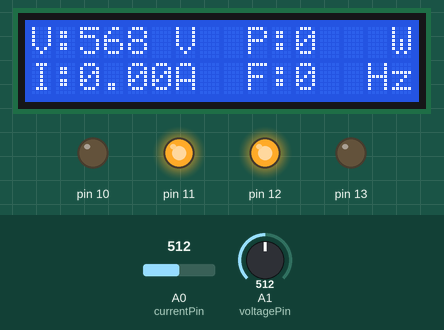
The sketch below on a simulated Arduino Uno, built with avr-gcc and run on an emulated ATmega328P. On the bench: 16×2 character LCD, output pins drawn as LEDs (lit = HIGH). The inputs (shaded band) are chosen by the test bench; at power-on: A1 (voltagePin) = 512, A0 (currentPin) = 512. The modem accepts every AT command (registered, SIM ready, sends succeed) and sends nothing else; what the sketch prints to the serial monitor is not drawn.

Above: at 13.0 s.
At 26.6 s:
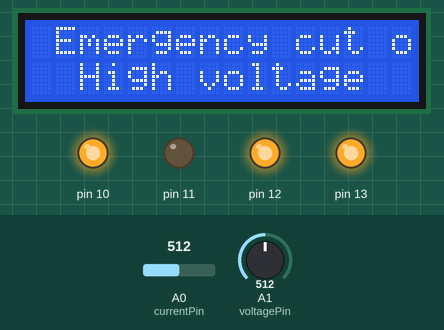
26.7 s: A1 (voltagePin) set to 290
36.0 s: A1 (voltagePin) set to 257
At 43.6 s:
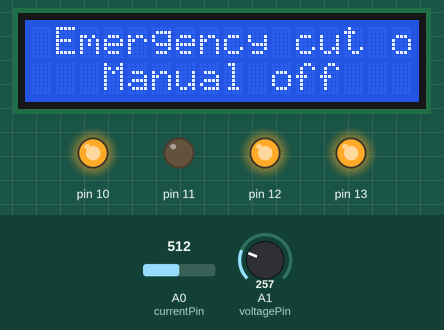
53.8 s: A0 (currentPin) set to 836
71.3 s: A0 (currentPin) set to 860
At 79.0 s:
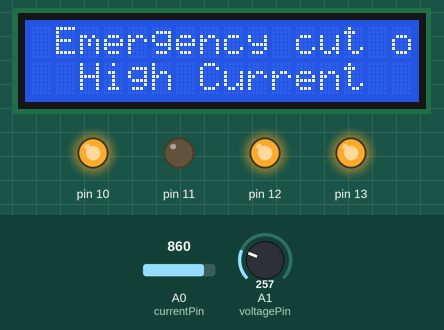
Timing chart, 0 to 89.4 s (numbered marks = the images above; inputs shaded):
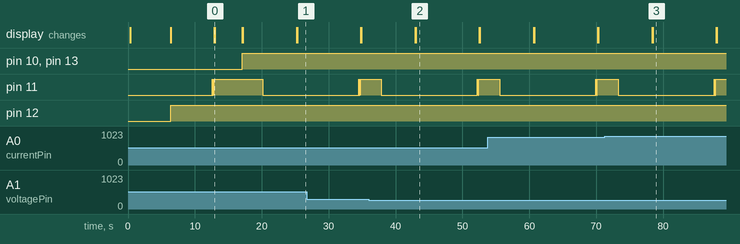

Measured:
- the behaviour switches between 272 and 271 on A1 (voltagePin) (found by bisection; images 1 and 2)
- the behaviour switches between 852 and 853 on A0 (currentPin) (found by bisection; images 2 and 3)
- after the input at 36.0 s, the display: first differs from a run without the input after 7.0 s (image 2)
- after the input at 71.3 s, the display: first differs from a run without the input after 7.1 s (image 3)
- what the display in image 0 shows lasts 4.1 s, from 13.0 s to 17.1 s
- what the display in image 2 shows lasts 9.5 s, from 43.0 s to 52.5 s

The sketch:

measureVI.ino
```cpp
//================================================================================ library setup and initialization
#include "math.h"
#include <EEPROM.h>
#include <LiquidCrystal.h>
#include <SoftwareSerial.h>
SoftwareSerial espSerial =  SoftwareSerial(2,3);      // arduino RX pin=2  arduino TX pin=3    connect the arduino RX pin to esp8266 module TX pin   -  connect the arduino TX pin to esp8266 module RX pin
LiquidCrystal lcd(9, 8, 7, 6, 5, 4);                  // initialize the library with the numbers of the interface pins

//================================================================================ variable declaration
String apiKey = "36AP3UC6IHTEIV6R";                   // replace with your channel's thingspeak WRITE API key
String ssid="Connectify-yog";                                 // Wifi network SSID
String password ="123456780";                          // Wifi network password
boolean DEBUG=true;
int i;
int refreshNum = 0;
int cutoffNum = 0;
const float voltagePin = A1;
const float currentPin = A0;
float voltageCalb = 1;
float currentCalb = 18.9;
float powCalb = 0.92;
float Ioffset;
float unitconst = 3600000;
float InsVoltage ;
float InsCurrent = 0 ;
int rmsVoltage ;
float rmsCurrent ;
int realPower;
float pf;
float units = 0;
float cost = 0;
float rate = 7;
int startTime;
int endTime;
int frequency;

//======================================================================== EEPROM
void EEPROM_writeDouble(int ee, double value)
{
   byte* p = (byte*)(void*)&value;
   for (int i = 0; i < sizeof(value); i++)
       EEPROM.write(ee++, *p++);
}

double EEPROM_readDouble(int ee)
{
   double value = 0.0;
   byte* p = (byte*)(void*)&value;
   for (int i = 0; i < sizeof(value); i++)
       *p++ = EEPROM.read(ee++);
   return value;
}
//======================================================================== showResponce
void showResponse(int waitTime){
    long t=millis();
    char c;
    while (t+waitTime>millis()){
      if (espSerial.available()){
        c=espSerial.read();
        if (DEBUG) Serial.print(c);
      }
    }

}
//======================================================================== thinSpeakRead
void thingSpeakRead(){

  String cmd = "AT+CIPSTART=\"TCP\",\"";                  // TCP connection
  cmd += "184.106.153.149";                               // api.thingspeak.com
  cmd += "\",80";
  espSerial.println(cmd);
  if (DEBUG) Serial.println(cmd);
  if(espSerial.find("Error")){
    if (DEBUG) Serial.println("AT+CIPSTART error");
    return false;
  }
  String talkBackCommand;
  char charIn;
  String talkBackURL =  "GET /channels/385007/fields/8/last?api_key=AHMMG7YLXARHC1UB&results=2\r\n" ;

  cmd = "AT+CIPSEND=";
  cmd += String(talkBackURL.length());
  espSerial.println(cmd);
  if (DEBUG)  Serial.println(cmd);
  delay(100);
  if(1){
    espSerial.print(talkBackURL);
    if (DEBUG)  Serial.print(talkBackURL);

  }
  else{
    espSerial.println("AT+CIPCLOSE");
    if (DEBUG)   Serial.println("AT+CIPCLOSE");

  }
    delay(3000);

   while (espSerial.available()) {
    charIn = (char)espSerial.read();
    talkBackCommand += charIn;
  }

  Serial.print(talkBackCommand[53]);
  Serial.print(talkBackCommand[54]);
  Serial.print(talkBackCommand[55]);

  Serial.print(talkBackCommand[56]);
  Serial.print(talkBackCommand[57]);
  Serial.print(talkBackCommand[58]);
  Serial.print(talkBackCommand[59]);
  Serial.print(talkBackCommand[60]);
  Serial.print(talkBackCommand[61]);
   Serial.print(talkBackCommand[64]);
  Serial.print(talkBackCommand[65]);

  if(talkBackCommand[60] != '0' && talkBackCommand[59]=='0'&& talkBackCommand[58]==':'){
        cutoffNum = 1;
      }
  else if(talkBackCommand[60] != '0' && talkBackCommand[59]=='1'&& talkBackCommand[58]==':'&&cutoffNum != 2){
    for(i = 0;i<2000;i++){
    digitalWrite(10,LOW);
    }
    digitalWrite(13,LOW);
    cutoffNum = 2;
      }
}

//========================================================================thingSpeakWrite
boolean thingSpeakWrite(int value1, float value2, int value3,float value4,float value5,float value6,int value7){
  String cmd = "AT+CIPSTART=\"TCP\",\"";                  // TCP connection
  cmd += "184.106.153.149";                               // api.thingspeak.com
  cmd += "\",80";
  espSerial.println(cmd);
  if (DEBUG) Serial.println(cmd);
  if(espSerial.find("Error")){
    if (DEBUG) Serial.println("AT+CIPSTART error");
    return false;
  }


  String getStr = "GET /update?api_key=";   // prepare GET string
  getStr += apiKey;
  getStr +="&field1=";
  getStr += String(value1);
  getStr +="&field2=";
  getStr += String(value2);
  getStr +="&field3=";
  getStr += String(value3);
  getStr +="&field4=";
  getStr += String(value4);
  getStr +="&field5=";
  getStr += String(value5);
  getStr +="&field6=";
  getStr += String(value6);
  getStr +="&field7=";
  getStr += String(value7);
  getStr += "\r\n\r\n";
  // send data length
  cmd = "AT+CIPSEND=";
  cmd += String(getStr.length());
  espSerial.println(cmd);
  if (DEBUG)  Serial.println(cmd);

  delay(100);
  if(espSerial.find(">")){
    espSerial.print(getStr);

    if (DEBUG){  Serial.print(getStr);
    digitalWrite(11,HIGH);
    delay(70);
    digitalWrite(11,LOW);
    delay(70);
    digitalWrite(11,HIGH);
    delay(70);
    digitalWrite(11,LOW);
    delay(70);
    digitalWrite(11,HIGH);
    }
  }
  else{
    espSerial.println("AT+CIPCLOSE");
    // alert user
    if (DEBUG)   Serial.println("AT+CIPCLOSE");
     lcd.begin(16, 2);
     lcd.print(" Reconnecting... ");
     connect_wifi();
    return false;
  }
  return true;
}


//================================================================================ LCD_refresh

void refresh(){


  // set up the LCD's number of columns and rows:
  lcd.clear();
  lcd.begin(16, 2);
  lcd.setCursor(0, 0);
  // Print a message to the LCD.
  if(refreshNum % 2 == 0){
  lcd.print("Kwh:       pf:");
  lcd.setCursor(0,1);
  lcd.print("Rs :      ");
  lcd.setCursor(4, 0);
      lcd.print(units);
       lcd.setCursor(4,1);
      lcd.print(cost);
       lcd.setCursor(11,1);
      lcd.print(pf);
      }
  else{
  lcd.print("V:    V  P:    W");
  lcd.setCursor(0,1);
  lcd.print("I:    A  F:   Hz");
  lcd.setCursor(2, 0);
      lcd.print(rmsVoltage);
       lcd.setCursor(2,1);
      lcd.print(rmsCurrent);
       lcd.setCursor(11,0);
      lcd.print(realPower);
      lcd.setCursor(11,1);
      lcd.print(frequency);
  }


}
void connect_wifi(){
  DEBUG=true;           // enable debug serial
  espSerial.begin(115200);
//     espSerial.println("AT+RST");         // Enable this line to reset the module;
//    showResponse(1000);
  espSerial.println("AT+CWMODE=1");   // set esp8266 as client
  showResponse(1000);
  espSerial.println("AT+CWJAP=\""+ssid+"\",\""+password+"\"");  // set your home router SSID and password
  showResponse(5000);
  if (DEBUG)  Serial.println("Setup completed");

}
//================================================================================ setup
void setup() {
   pinMode(1, OUTPUT);
  pinMode(10, OUTPUT);
  pinMode(11, OUTPUT);
  pinMode(12, OUTPUT);
  pinMode(13, OUTPUT);
  digitalWrite(13,LOW);
   digitalWrite(1,LOW);
  for(i = 0;i<2000;i++){
    digitalWrite(10,LOW);
    InsCurrent += (analogRead(currentPin)-Ioffset);
    }
  Ioffset = InsCurrent/2000;
  units = EEPROM_readDouble(0);
  lcd.begin(16, 2);
  lcd.print(" Connecting... ");
  // enable software serial
  Serial.begin(9600);
  connect_wifi();
  refresh();

    }
//================================================================================ main program loop
void loop()
{
  digitalWrite(12, HIGH);

  float SumVol = 0;
  float SumCurr = 0;
  float numSam = 1;
  float sumVinsIins = 0;
  int flag = 0;
  frequency = 0;
    if(refreshNum>61){
    EEPROM_writeDouble(0,units);
    espSerial.println("AT+RST");         // Enable this line to reset the module;
    showResponse(1000);
    refreshNum = 0;
    }
   digitalWrite(11,LOW);
    startTime = millis();
    while ((endTime-startTime) < 5000){
      InsVoltage = analogRead(voltagePin);
      InsCurrent = (analogRead(currentPin)-Ioffset);
      //Serial.println(InsCurrent);
      if(InsVoltage != 0)
        {
          flag = 0;
          numSam++;
          SumVol += InsVoltage;
          SumCurr += abs(InsCurrent);
          sumVinsIins += InsVoltage*InsCurrent;
        }
      else if(flag == 0)
        {
          frequency++;
          flag = 1;
        }
       endTime = millis();
    }
   //startTime = millis();

   rmsCurrent = 1.11*SumCurr/numSam/currentCalb;
   rmsVoltage = int(1.11*SumVol/numSam/voltageCalb);
   realPower = int(powCalb*sumVinsIins/numSam/voltageCalb/currentCalb);
   pf = realPower/rmsCurrent/rmsVoltage;
   units += realPower * 5/unitconst;
   frequency = frequency/5;
   cost = units * rate;
   if(pf > 1 || pf <-1){
    pf = 1;
   }
   //send data to ts
      if(refreshNum%2==0) {

           thingSpeakWrite(rmsVoltage,rmsCurrent,realPower,units,cost,pf,frequency);                                      // Write values to thingspeak
      }
    refreshNum++;
     Serial.print("rmsV: ");
     Serial.print(rmsVoltage);
     Serial.print("  rmsI: ");
     Serial.print(rmsCurrent);
     Serial.print("  RealPower: ");
     Serial.print(realPower);
     Serial.print("  pf: ");
     Serial.print(pf);
     Serial.print(" frequency:  ");
     Serial.print(frequency);
     Serial.print(" number of samples:  ");
     Serial.print(numSam);
     Serial.print(" units:  ");
     Serial.print(units);
     Serial.print(" cost:  ");
     Serial.print(Ioffset);
     Serial.println();
     if(cutoffNum != 3){
       refresh();
       thingSpeakRead();
  }

     if(rmsVoltage > 300 || rmsCurrent > 20 || frequency > 600){
      cutoffNum=3 ;
      }
     if(cutoffNum==1||cutoffNum==3 ){
      for(i = 0;i<1000;i++){
        digitalWrite(10, HIGH);
        }
        digitalWrite(13,HIGH);
      lcd.clear();
      lcd.begin(16, 2);
      lcd.setCursor(0, 0);
      lcd.print(" Emergency cut off ! ");
      if(rmsVoltage > 300)
      {
       lcd.setCursor(1, 1);
      lcd.print(" High voltage ");
      }
      else if(rmsCurrent > 20)
      {
       lcd.setCursor(1, 1);
      lcd.print(" High Current ");
      }
      else if(frequency > 60)
      {
       lcd.setCursor(0, 1);
      lcd.print(" High frequency ");
      }
      else
      {
       lcd.setCursor(2, 1);
      lcd.print(" Manual off ");
      }
      delay(3000);
   }

}
```
